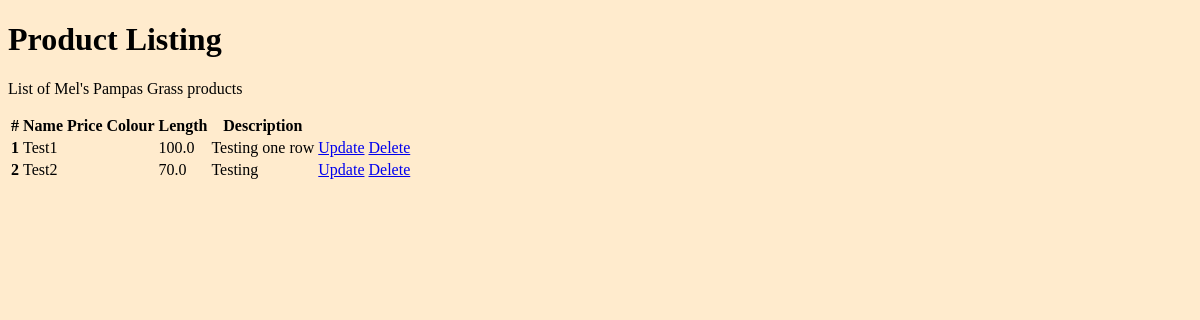
The app's page /products/, older data.
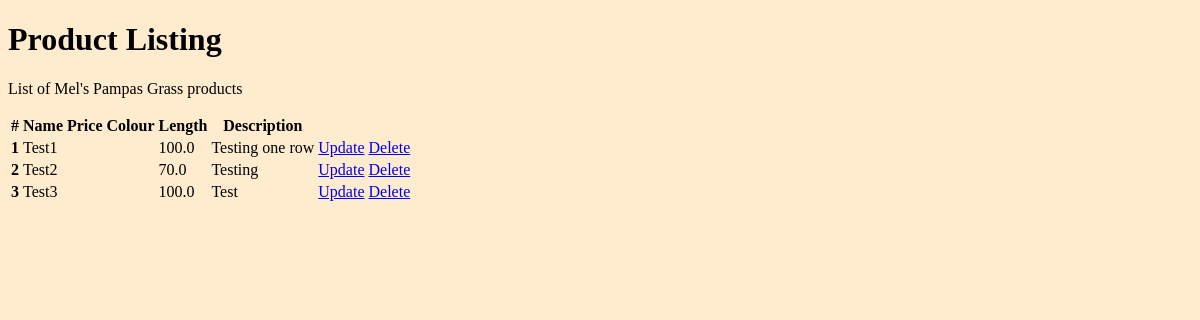
The same page, newer data.
### products/models.py (models this page shows, shortened)
class Product(models.Model):
    name = models.CharField(blank=False, max_length=255)
    product_type = models.ForeignKey(ProductType, on_delete=models.CASCADE)
    price = models.DecimalField(
        blank=False, max_digits=19, decimal_places=2)
    colour = models.ForeignKey(Colour, on_delete=models.CASCADE)
    length = models.FloatField(blank=False)
    desc = models.TextField(blank=False)
    quantity = models.IntegerField(blank=False)

### products/views.py (the view)
# urls.py: path('products/', products.views.show_products,
def show_products(request):
    products = Product.objects.all()
    return render(request, 'products/show-products.template.html', {
        'products': products
    })

### products/templates/products/show-products.template.html (shortened to what this page needs)
{% load static %}
<!DOCTYPE html>
<html lang="en">
<head>
    <link rel="stylesheet" href="{% static 'style.css' %}">
</head>
<body>
    <h1>Product Listing</h1>
    <p>
        List of Mel's Pampas Grass products
    </p>
    <table class="table">
        <thead>
            <tr>
                <th scope="col">#</th>
                <th scope="col">Name</th>
                <th scope="col">Price</th>
                <th scope="col">Colour</th>
                <th scope="col">Length</th>
                <th scope="col">Description</th>
                <th scope="col"></th>
                <th scope="col"></th>
            </tr>
        </thead>
        <tbody>
            {% for product in products %}
            <tr>
                <th scope="row">{{product.id}}</th>
                <td>{{product.name}}</td>
                <td>{{product.price_in_cents}}</td>
                <td>{{product.colour}}</td>
                <td>{{product.length}}</td>
                <td>{{product.desc}}</td>
                <td><a href="{% url 'update_product_route' product_id=product.id %}">Update</a></td>
                <td><a href="{% url 'delete_product_route' product_id=product.id %}">Delete</a></td>
            </tr>
            {% endfor %}
        </tbody>
    </table>
</body>
</html>

Row changes from the older to the newer data that the page shows:
added Product: id "3", name "Test3", length "100.0", desc "Test"
